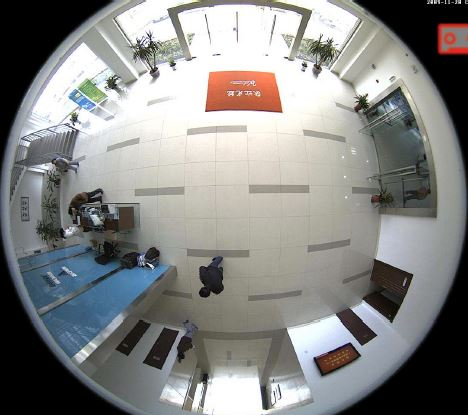
%> input picture Fish Eye/001.JPG, 468 x 415 px
$ octave fish_3D_Pyramid.m   (GNU Octave 9; MATLAB toolbox functions it lacks are replaced by stand-ins)
%> lines starting %> are read from the running program, lines starting %| are printed output that depends on the picture
% 金字塔锥形视角
% 双线性插值优化
clc;
clear;
I0=imread('001.jpg');
%> I0 is the input picture: size 415x468x3 uint8; mean R, G, B 134.9, 135.3, 133.6
I0=uint8(rgb2gray(I0));
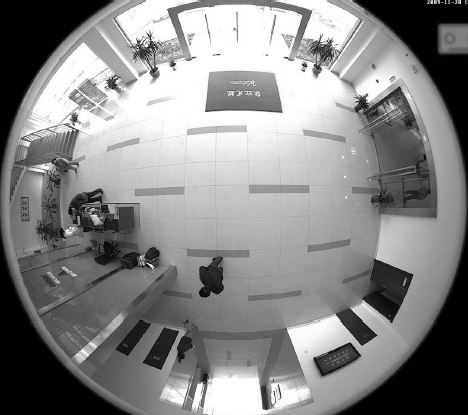
%> I0: size 415x468 uint8; min 0, max 255, mean 135
[heigh,width]=size(I0);
%> heigh = 415; width = 468
r=floor((min(heigh,width))/2);   %原图像半径
%> r = 207
oriwidth=2*r;                    %原图像宽长
%> oriwidth = 414
oriheigh=2*r;
%> oriheigh = 414
nwidth=4*r;                      %定义校正后图像大小
%> nwidth = 828
nheigh=4*r;
%> nheigh = 828
% [4 lines of commented-out code are left out]
I1=uint8(zeros(nheigh,nwidth));
p1=r;
%> p1 = 207
m1=r;
%> m1 = 207
n1=r;
%> n1 = 207
xc=r;
%> xc = 207
yc=r;
%> yc = 207
u0=r;
%> u0 = 207
v0=r;
%> v0 = 207

% 画面截取调整参数k1(左右)，k2（上下）
k1=round(1.65*r);
%> k1 = 342
k2=round(0.4*r);

%-------------右面校正-------%

for i=1:2*r
    for j=k1:k1+2*r
%         m=2*r-j;
%         n=r-i;
        m=j-2*r;
        n=i-r;
        u=(r*n)/(sqrt(0.5*m^2+n^2+(2*r^2-2*r*m+0.5*m^2)));
        v=(0.7*r*m)/(sqrt(0.5*m^2+n^2+(2*r^2-2*r*m+0.5*m^2)));
        xft=round(u+r);
        yft=round(v+r);
          if (xft<=0)||(xft>oriwidth)||(yft<=0)||(yft>oriheigh)
            I1(i,j,:)=0;
          % 双线性插值，细节优化
          elseif (xft >0) && (xft <oriwidth) && (yft>0) && (yft <oriheigh)
              xx= u+u0;
              yy=v+v0;
              a = double(uint16(xx));
              b = double(uint16(yy));
              x11 = double(I0(a,b));                     % x11 <- origImg(a,b)
              x12 = double(I0(a,b+1));                   % x12 <- origImg(a,b+1)
              x21 = double(I0(a+1,b));                   % x21 <- origImg(a+1,b)
              x22 = double(I0(a+1,b+1));                 % x22 <- origImg(a+1,b+1)
              I1(i,j+2*r-k1) = uint8( (b+1-yy) * ((xx-a)*x21 + (a+1-xx)*x11) + (yy-b) * ((xx-a)*x22 +(a+1-xx) * x12) ); %双线性插值
          else
              I1(i,j+2*r-k1) = I0(xft,yft);     % else,apply nearest interpolate
          end
    end
end
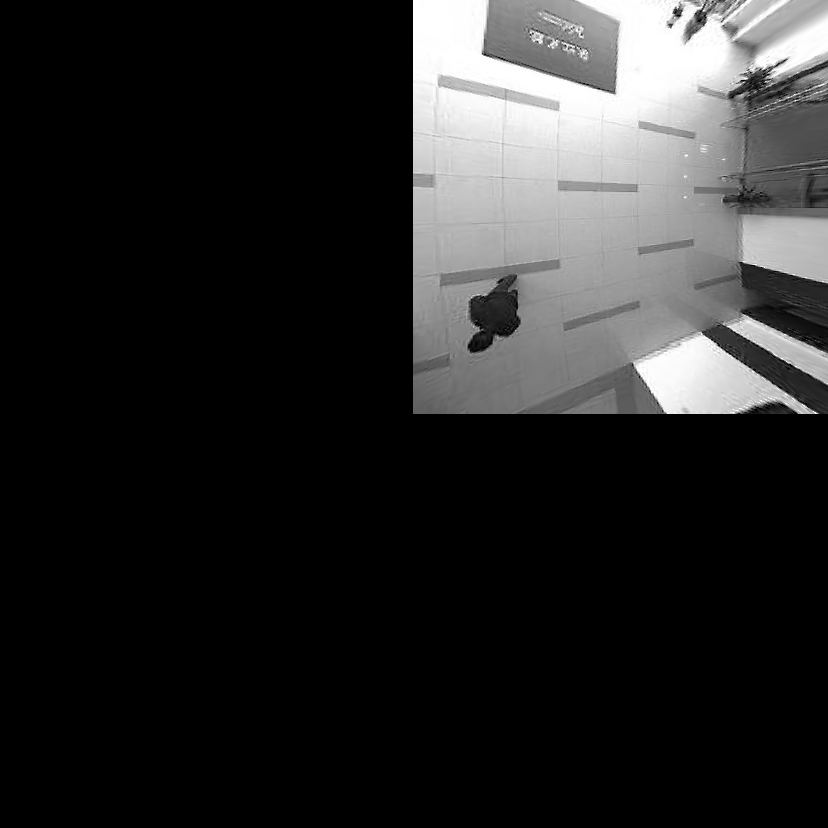
%> I1: size 828x828 uint8; min 0, max 255, mean 40.9
%> after the loop, a = 340; b = 361; x11 = 46; x12 = 35; x21 = 40; x22 = 46; xx = 339.9; yy = 360.7

%-------------左面校正-------%
for i=1:2*r
    for j=2*r-k1:4*r-k1
        m=2*r-j;
        n=i-r;
        u=(r*n)/(sqrt(0.5*m^2+n^2+(2*r^2-2*r*m+0.5*m^2)));
        v=-(0.7*r*m)/(sqrt(0.5*m^2+n^2+(2*r^2-2*r*m+0.5*m^2)));
        xft=round(u+r);
        yft=round(v+r);
        if (xft<=0)||(xft>oriwidth)||(yft<=0)||(yft>oriheigh)
            I1(i,j,:)=0;
        elseif (xft >0) && (xft <oriwidth) && (yft>0) && (yft <oriheigh)
            xx= u+u0;
            yy=v+v0;
            a = double(uint16(xx));
            b = double(uint16(yy));
            x11 = double(I0(a,b));                     % x11 <- origImg(a,b)
            x12 = double(I0(a,b+1));                   % x12 <- origImg(a,b+1)
            x21 = double(I0(a+1,b));                   % x21 <- origImg(a+1,b)
            x22 = double(I0(a+1,b+1));                 % x22 <- origImg(a+1,b+1)
            I1(i,j+k1-2*r+1) = uint8( (b+1-yy) * ((xx-a)*x21 + (a+1-xx)*x11) + (yy-b) * ((xx-a)*x22 +(a+1-xx) * x12) ); %双线性插值
        else
            I1(i,j+k1-2*r+1) = I0(xft,yft);     % else,apply nearest interpolate
        end
    end
end
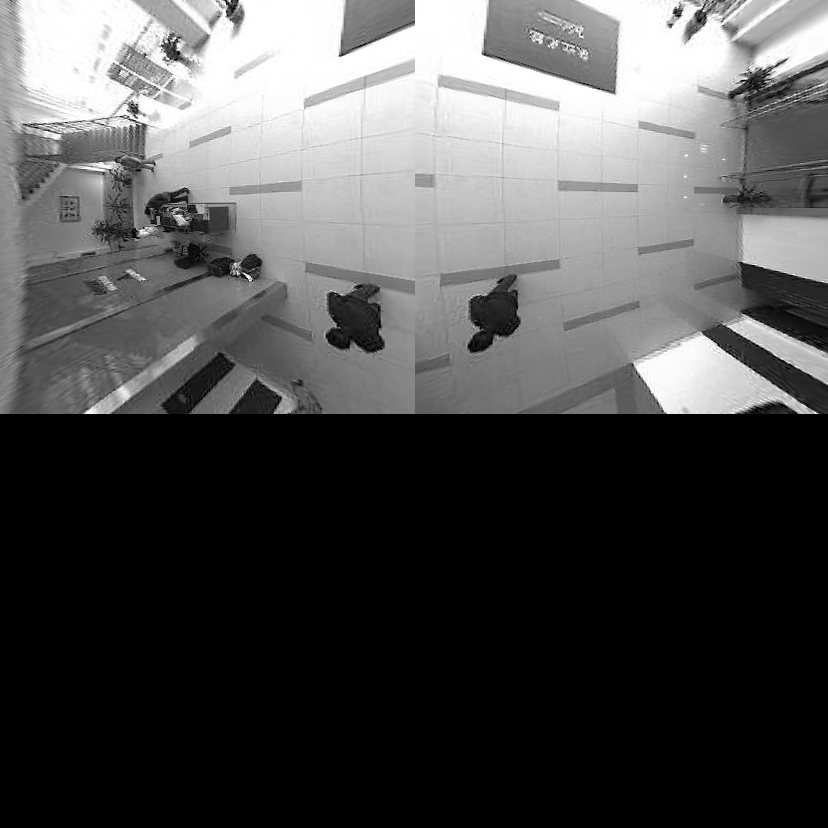
%> I1: size 828x828 uint8; min 0, max 255, mean 79.6
%> after the loop, a = 313; b = 233; x11 = 127; x12 = 127; x21 = 127; x22 = 127; xx = 313; yy = 232.8

%-------------上面校正-------%
for i=k2:k2+2*r
    for j=1:2*r
        m=j-r;
        n=2*r-i;
        u=-(0.7*r*n)/(sqrt(0.5*n^2+m^2+(2*r^2-2*r*n+0.5*n^2)));
        v=(r*m)/(sqrt(0.5*n^2+m^2+(2*r^2-2*r*n+0.5*n^2)));
        xft=round(u+r);
        yft=round(v+r);
        if (xft<=0)||(xft>oriwidth)||(yft<=0)||(yft>oriheigh)
            I1(i,j,:)=0;
        elseif (xft >0) && (xft <oriwidth) && (yft>0) && (yft <oriheigh)
            xx= u+u0;
            yy=v+v0;
            a = double(uint16(xx));
            b = double(uint16(yy));
            x11 = double(I0(a,b));                     % x11 <- origImg(a,b)
            x12 = double(I0(a,b+1));                   % x12 <- origImg(a,b+1)
            x21 = double(I0(a+1,b));                   % x21 <- origImg(a+1,b)
            x22 = double(I0(a+1,b+1));                 % x22 <- origImg(a+1,b+1)
            I1(i+2*r-k2+1,j) = uint8( (b+1-yy) * ((xx-a)*x21 + (a+1-xx)*x11) + (yy-b) * ((xx-a)*x22 +(a+1-xx) * x12) ); %双线性插值
        else
            I1(i+2*r-k2+1,j) = I0(xft,yft);     % else,apply nearest interpolate
        end
    end
end
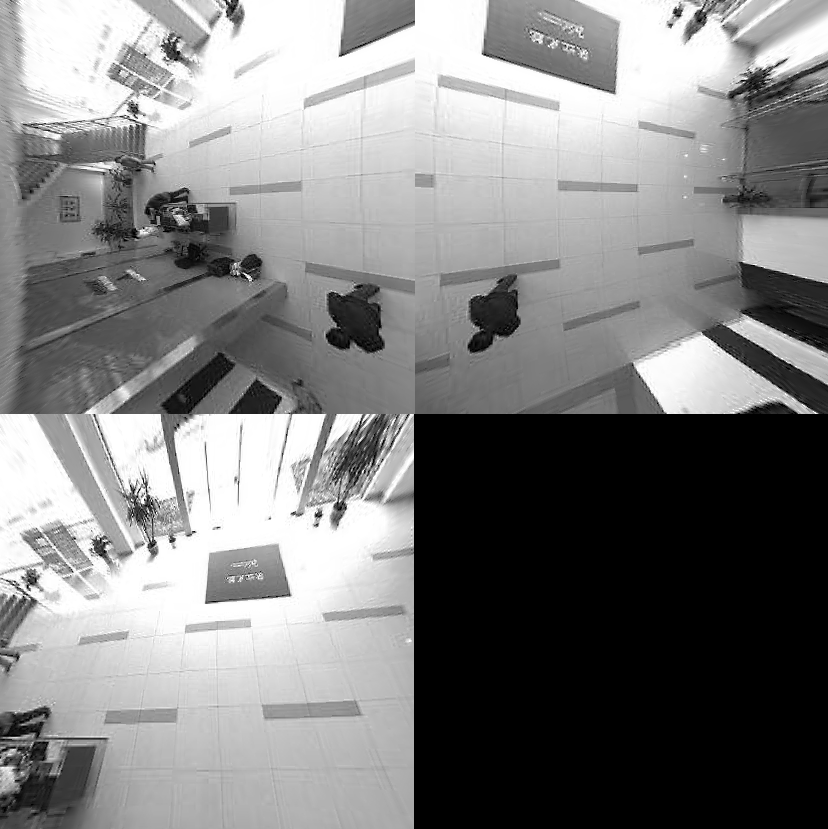
%> I1: size 829x828 uint8; min 0, max 255, mean 128.3
%> after the loop, a = 236; b = 311; x11 = 166; x12 = 167; x21 = 165; x22 = 166; xx = 236.2; yy = 311

%-------------下面校正-------%
for i=2*r-k2:4*r-k2
    for j=1:2*r
        m=r-j;
        n=i-2*r;
        u=(0.7*r*n)/(sqrt(0.5*n^2+m^2+(2*r^2-2*r*n+0.5*n^2)));
        v=-(r*m)/(sqrt(0.5*n^2+m^2+(2*r^2-2*r*n+0.5*n^2)));
        xft=round(u+r);
        yft=round(v+r);
        if (xft<=0)||(xft>oriwidth)||(yft<=0)||(yft>oriheigh)
            I1(i,j,:)=0;
        elseif (xft >0) && (xft <oriwidth) && (yft>0) && (yft <oriheigh)
            xx= u+u0;
            yy=v+v0;
            a = double(uint16(xx));
            b = double(uint16(yy));
            x11 = double(I0(a,b));                     % x11 <- origImg(a,b)
            x12 = double(I0(a,b+1));                   % x12 <- origImg(a,b+1)
            x21 = double(I0(a+1,b));                   % x21 <- origImg(a+1,b)
            x22 = double(I0(a+1,b+1));                 % x22 <- origImg(a+1,b+1)
            I1(i+k2+1,j+2*r) = uint8( (b+1-yy) * ((xx-a)*x21 + (a+1-xx)*x11) + (yy-b) * ((xx-a)*x22 +(a+1-xx) * x12) ); %双线性插值
        else
                I1(i+k2+1,j+2*r) = I0(xft,yft);     % else,apply nearest interpolate
        end
    end
end
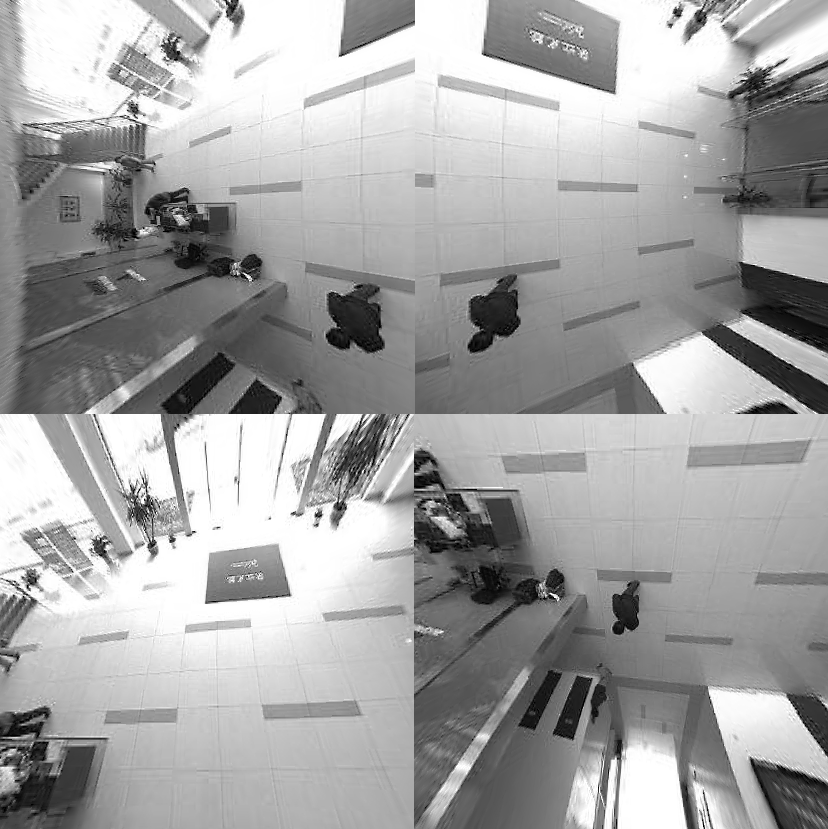
%> I1: size 829x828 uint8; min 0, max 255, mean 164
%> after the loop, a = 358; b = 342; x11 = 74; x12 = 69; x21 = 61; x22 = 64; xx = 357.9; yy = 341.8

%figure,imshow(I1);
figure;
subplot(1,2,1),imshow(I0);
subplot(1,2,2),imshow(I1);
